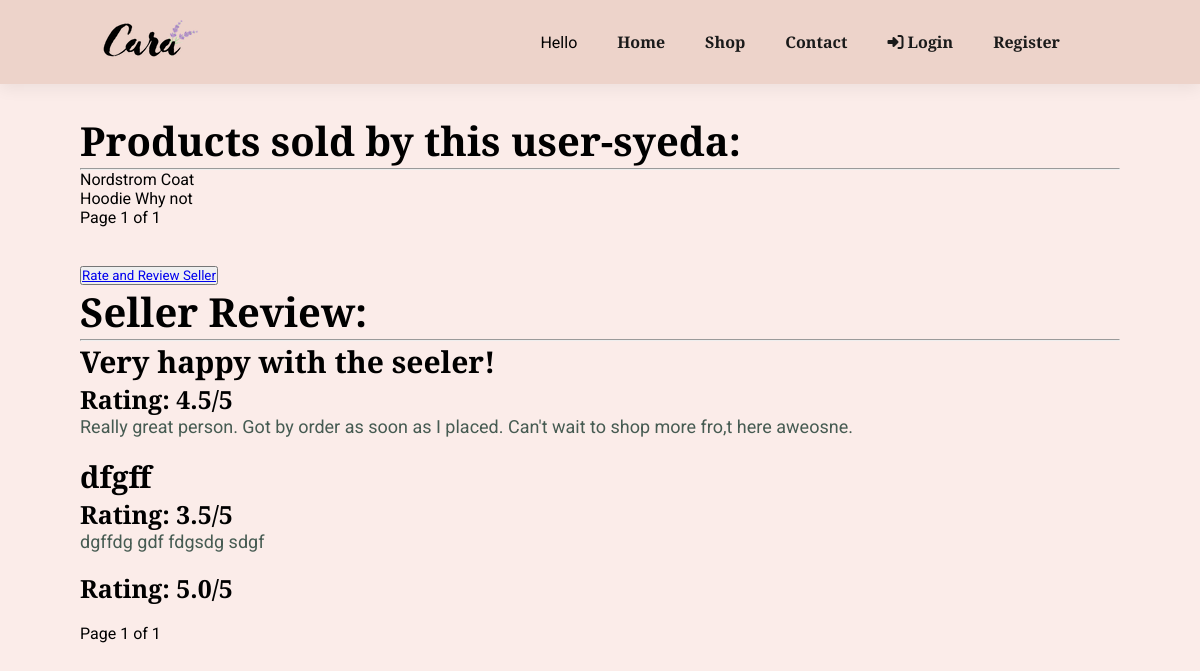
Screenshot of /seller-profile/19/ with the database file from the repository.
### users/models.py (models this page shows, shortened)
class Account(models.Model):
    user = models.OneToOneField(User, on_delete=models.CASCADE)
    first_name = models.CharField(null=True,blank=True, max_length=150)
    last_name = models.CharField(null=True,blank=True, max_length=150)
    image = models.ImageField(default='profile_pics/default.jpg', upload_to= get_file_path)
    phone = models.CharField(null=True,blank=True, max_length=50)
    address = models.CharField(null=True,blank=True, max_length=150)
    city = models.CharField(null=True,blank=True, max_length=80)
    state = models.CharField(null=True,blank=True, max_length= 80)
    country = models.CharField(null=True,blank=True, max_length=80)
    zip_code = models.CharField(null=True,blank=True, max_length=50)
    created_at = models.DateField(auto_now_add=True)
    warnings = models.IntegerField(default=0)

class ReviewRating(models.Model):
    review_receiver = models.ForeignKey(User, on_delete=models.CASCADE,  related_name='for_receiver')
    review_giver = models.ForeignKey(User, on_delete=models.CASCADE, related_name='for_giver')
    subject = models.CharField(max_length=100, blank=True)
    review = models.TextField(max_length=500, blank=True)
    rating = models.FloatField()
    status = models.BooleanField(default=True, help_text="True=Show, False=Don't Show")
    created_date = models.DateTimeField(auto_now_add=True)
    updated_data = models.DateTimeField(auto_now=True)

### store/models.py (models this page shows, shortened)
class Product(models.Model):
    category = models.ForeignKey(Category,  on_delete=models.CASCADE)
    slug = models.CharField(max_length=150, null=False, blank=False)
    name = models.CharField(max_length=50, null=False, blank=False)
    author = models.ForeignKey(User, on_delete=models.CASCADE, null=False, blank=False)
    product_image = models.ImageField(upload_to=get_file_path_pro, null=True, blank=True)
    small_description = models.TextField(max_length=250, null=False, blank=False)
    quantity = models.IntegerField(null=False, blank=False)
    original_price = models.FloatField(null=False, blank=False)
    bid_starting_price = models.FloatField(null=False, blank=False)
    bid_current_price = models.FloatField(null=True, blank=True)
    description = models.TextField(max_length=500, null=False, blank=False)
    status = models.BooleanField(default= False, help_text="0=Show, 1=Hidden")
    bid_status = models.BooleanField(default= False, help_text="0=Show, 1=Hidden")
    trending = models.BooleanField(default= False, help_text="0=Default, 1=Hidden")
    tag = models.CharField(max_length=150, null=False, blank=False)
    meta_title = models.CharField(max_length=150, null=False, blank=False)
    meta_keywords= models.CharField(max_length=150, null=False, blank=False)
    meta_description= models.CharField(max_length=500, null=False, blank=False)
    created_at = models.DateTimeField(auto_now_add=True)
    def __str__(self) -> str:
        return self.name

### store/views.py (the view)
# urls.py: path('seller-profile/<int:pk>/', views.public_seller_profile, name="public-seller-profile"),
def public_seller_profile(request, pk):
    Model_one = Product.objects.filter(author__pk=pk).order_by('id')
    paginator = Paginator(Model_one, 3)
    page = request.GET.get('page1')
    try:
        Model_one = paginator.page(page)
    except PageNotAnInteger:
        Model_one = paginator.page(1)
    except EmptyPage:
        Model_one = paginator.page(paginator.num_pages)
    all_review = ReviewRating.objects.all().order_by('id')
    Model_two = all_review.filter(review_receiver__pk = pk)
    paginator = Paginator(Model_two, 3)
    page = request.GET.get('page2')
    try:
        Model_two = paginator.page(page)
    except PageNotAnInteger:
        Model_two = paginator.page(1)
    except EmptyPage:
        Model_two = paginator.page(paginator.num_pages)
    seller = Account.objects.filter(user__id=pk).first()
    context = {
        'model_one': Model_one,
        'model_two': Model_two,
        'seller' : seller,
        }
    return render(request, 'store/public_seller_profile.html', context)

### store/templates/store/public_seller_profile.html (shortened to what this page needs)
{% extends "store/base.html" %}
{% block content %}
<div class="section-p1">
    <h2>Products sold by this user-{{ seller.user.username }}:</h2>
    <hr>
    {% if model_one %}
        <div class="">
            {% for item in model_one %}
                {{ item }}
                <br>
            {% endfor %}
            <span class="">
                <span class="">
                    Page {{ model_one.number }} of {{ model_one.paginator.num_pages }}
                </span>
            </span>
        </div>
        {% endif %}
        <br>
        <br>
    <div>
        <button><a href="#demo-modal">Rate and Review Seller</a></button>
    </div>
    <h2>Seller Review:</h2>
    <hr>
    {% if model_two %}
    <div class="col-md-12 well">
        {% for review in model_two %}
            <h3>{{ review.subject }}</h3>
            <h4>Rating: {{ review.rating }}/5 </h4>
            <p> {{ review.review }}</p>
            <br>
        {% endfor %}
        <span class="step-links pagination">
            <span class="current">
                Page {{ model_two.number }} of {{ model_two.paginator.num_pages }}
            </span>
        </span>
    </div>
    {% endif %}
</div>
{% endblock content %}

### store/static/store/store_styles.css (style rules this page uses)
* { margin: 0; padding: 0; box-sizing: border-box; font-family: 'Josefin Slab', 'Roboto', sans-serif; }
:root { --main-bg-color: #ebcfc4d2; --body-bg-color: #f5d1c866; }
body { width: 100%; background-color: var(--body-bg-color); }
h2 { font-size: 40px; line-height: 54px; color: black; }
h3 { font-size: 30px; }
h4 { font-size: 25px; line-height: 34px; color: black; }
p { font-size: 18px; color: #465b52; }
.section-p1 { padding: 30px 80px; }

### rows the page displays
Account: user.username "syeda"
Product: name "Nordstrom Coat"
Product: name "Hoodie Why not"
ReviewRating: subject "Very happy with the seeler!", rating "4.5", review "Really great person. Got by order as soon as I placed. Can't wait to shop more fro,t here aweosne."
ReviewRating: subject "dfgff", rating "3.5", review "dgffdg gdf fdgsdg sdgf"
ReviewRating: rating "5.0"

### other values shown
{{ model_one.number }} "1"
{{ model_one.paginator.num_pages }} "1"
{{ model_two.number }} "1"
{{ model_two.paginator.num_pages }} "1"
